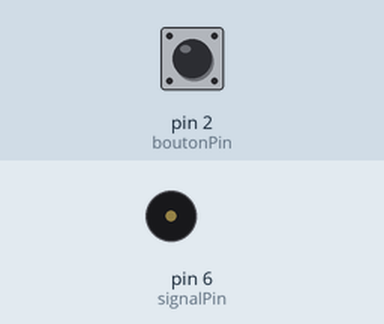
This sketch was run on a simulated Arduino Uno, built with avr-gcc and run on an emulated ATmega328P. On the bench: buzzer (waves = sounding). The inputs (shaded band) are chosen by the test bench; at power-on: pin 2 (boutonPin) HIGH.

Above: at 1.2 s.
1.3 s: pin 2 (boutonPin) pulled LOW for 1 s
At 1.45 s:
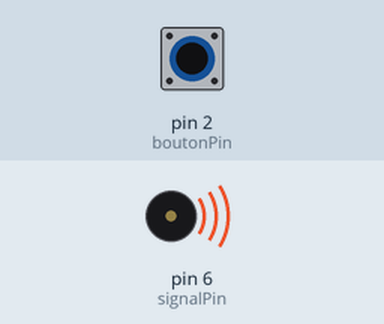
3.8 s: pin 2 (boutonPin) pulled LOW for 0.15 s
At 4.2 s:
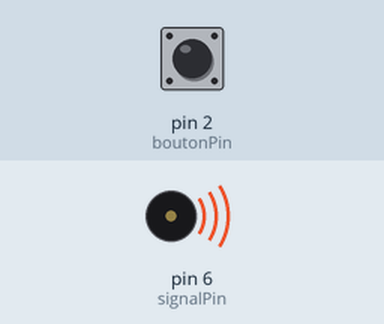
5.4 s: pin 2 (boutonPin) pulled LOW for 3.2 s
At 8.9 s:
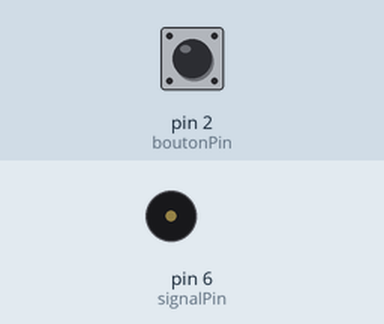
Timing chart, 0 to 10.4 s (numbered marks = the images above; inputs shaded):
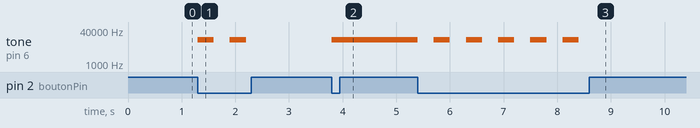

The sketch:

emetteur-son.ino
```cpp
const int boutonPin = 2;   // Le bouton est sur la broche 2
const int signalPin = 6;   // Ton haut-parleur (transistor) est sur la broche 6

bool sonActif = false;     // Au démarrage, le son est ÉTEINT

void setup() {
  // On dit à l'Arduino que la broche 2 attend un bouton et on active sa résistance interne
  pinMode(boutonPin, INPUT_PULLUP);
}

void loop() {
  // Si on détecte un appui sur le bouton (la broche passe à BAS / LOW)
  if (digitalRead(boutonPin) == LOW) {

    sonActif = !sonActif; // On inverse l'état : si c'était vrai, ça devient faux, et vice-versa

    if (sonActif) {
      tone(signalPin, 14000);  // On allume le sifflement à 16 kHz
    } else {
      noTone(signalPin);       // On coupe proprement le sifflement
    }

    delay(300); // Petite pause "anti-double clic" pour laisser le temps de relâcher le bouton
  }
}
```

Measured:
- after the input at 1.3 s, tone on pin 6 (signalPin): alternates 14000 Hz for 0.30 s and silent for 0.30 s, 4 changes in all, then stays silent, starting at once
- after the input at 3.8 s, tone on pin 6 (signalPin): silent → 14000 Hz at once
- after the input at 5.4 s, tone on pin 6 (signalPin): alternates 14000 Hz for 0.30 s and silent for 0.30 s, 11 changes in all, then stays silent, starting at once
